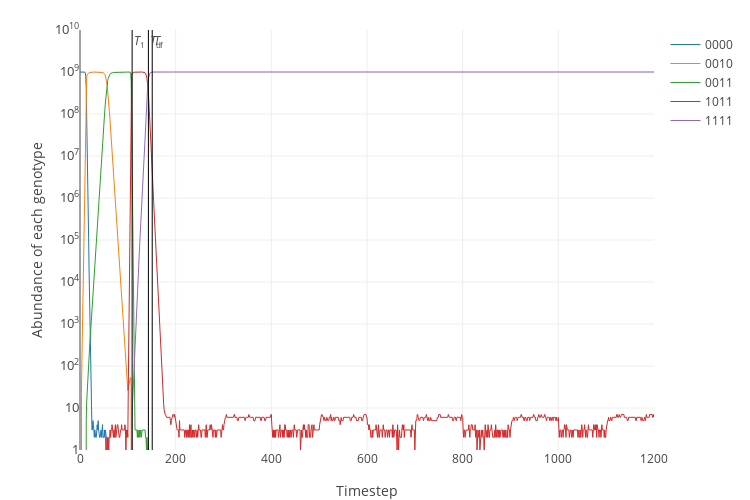

Notebook source saved alongside this figure:
### Code cell
# CTX and SAM switching
plot_simulation(simulate(pairs[0], frequency=100))

### Figure 1 — Plotly figure (JSON) as saved in the notebook; plotly's stock layout.template omitted (floating-point values rounded to 4 significant figures; data arrays with more than 128 entries replaced by an {"elided": "..."} marker saying what was removed)
{"data": [{"line": {"width": 1}, "name": "0000", "type": "scatter", "uid": "e7763054-fe81-11e8-a561-bf27b4522b5e", "x": {"elided": "1201 int values"}, "y": {"elided": "1201 int values"}}, {"line": {"width": 1}, "name": "0010", "type": "scatter", "uid": "e7763055-fe81-11e8-99b1-bf27b4522b5e", "x": {"elided": "1201 int values"}, "y": {"elided": "1201 int values"}}, {"line": {"width": 1}, "name": "0011", "type": "scatter", "uid": "e7763056-fe81-11e8-b874-bf27b4522b5e", "x": {"elided": "1201 int values"}, "y": {"elided": "1201 int values"}}, {"line": {"width": 1}, "name": "1011", "type": "scatter", "uid": "e7763057-fe81-11e8-8787-bf27b4522b5e", "x": {"elided": "1201 int values"}, "y": {"elided": "1201 int values"}}, {"line": {"width": 1}, "name": "1111", "type": "scatter", "uid": "e7763058-fe81-11e8-bb9f-bf27b4522b5e", "x": {"elided": "1201 int values"}, "y": {"elided": "1201 int values"}}, {"line": {"color": "black", "width": 1}, "mode": "lines", "name": "T_1", "showlegend": false, "type": "scatter", "uid": "e7763059-fe81-11e8-ad5c-bf27b4522b5e", "x": [109, 109], "y": [0, 10000000000]}, {"line": {"color": "black", "width": 1}, "mode": "lines", "name": "T_d", "showlegend": false, "type": "scatter", "uid": "e776305a-fe81-11e8-af48-bf27b4522b5e", "x": [143, 143], "y": [0, 10000000000]}, {"line": {"color": "black", "width": 1}, "mode": "lines", "name": "T_f", "showlegend": false, "type": "scatter", "uid": "e776305b-fe81-11e8-967d-bf27b4522b5e", "x": [151, 151], "y": [0, 10000000000]}], "layout": {"annotations": [{"showarrow": false, "text": "<i>T</i><sub>1</sub>", "x": 109, "xanchor": "left", "xref": "x", "y": 9.75, "yref": "y"}, {"showarrow": false, "text": "<i>T</i><sub>d</sub>", "x": 143, "xanchor": "left", "xref": "x", "y": 9.75, "yref": "y"}, {"showarrow": false, "text": "<i>T</i><sub>f</sub>", "x": 151, "xanchor": "left", "xref": "x", "y": 9.75, "yref": "y"}], "height": 500, "margin": {"b": 50, "t": 30}, "width": 750, "xaxis": {"title": "Timestep"}, "yaxis": {"exponentformat": "power", "range": [0, 10], "tickfont": {"size": 10}, "title": "Abundance of each genotype", "type": "log"}}}
